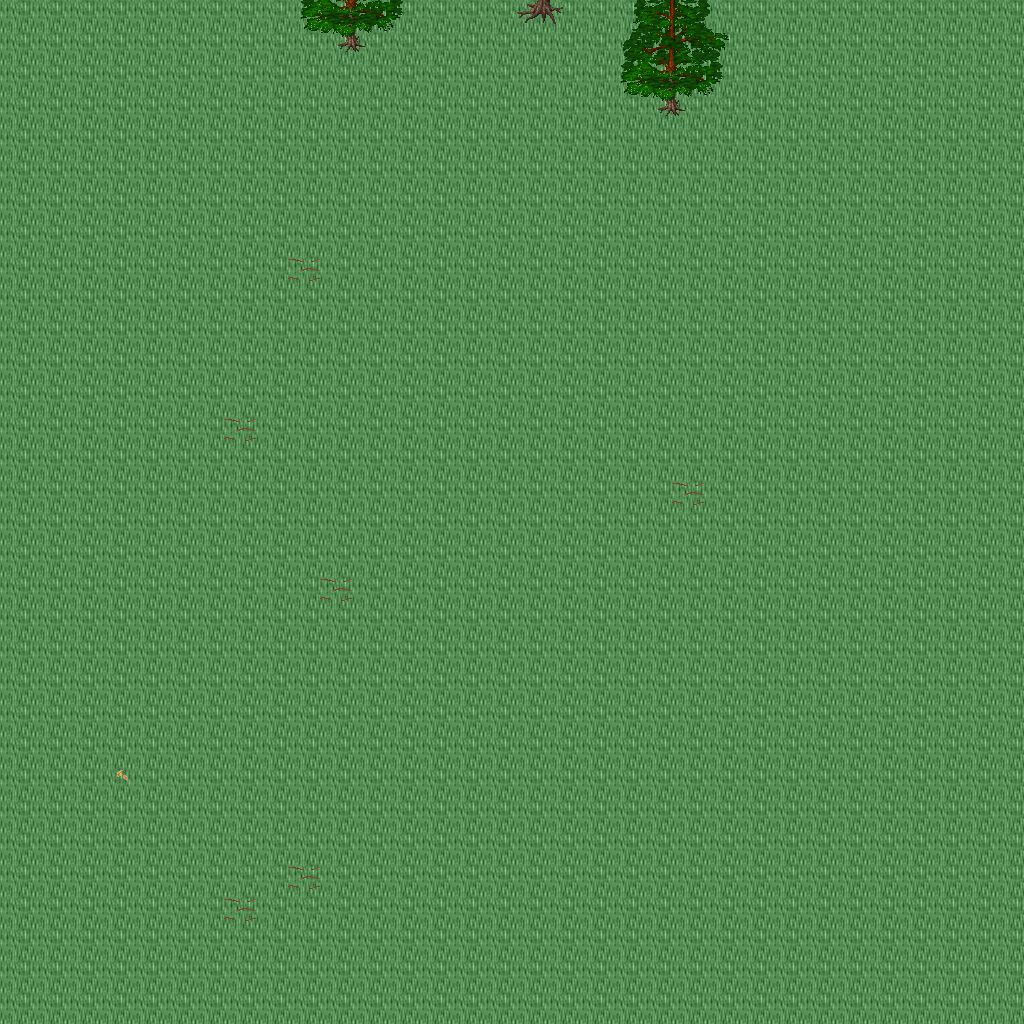

Tiled map render using the project's own tile images. Description and the map definition, with tile-layer contents summarised, below:
An orthogonal 32x32 tile map with 32x32 px tiles, 5 tile layers (Ground, Objects, Objects2, Above, ...), 1 hidden layer not drawn, 50 tilesets.

<map version="1.10" tiledversion="1.11.0" orientation="orthogonal" renderorder="right-down" width="32" height="32" tilewidth="32" tileheight="32" infinite="0" nextlayerid="11" nextobjectid="1">
 <tileset firstgid="1" name="ground_ground" tilewidth="32" tileheight="32" tilecount="33" columns="3">
  <image source="../drawable/ground_ground.png" width="96" height="352" />
 </tileset>
 <tileset firstgid="34" name="building_castle" tilewidth="32" tileheight="32" tilecount="320" columns="20">
  <image source="../drawable/building_castle.png" width="640" height="512" />
 </tileset>
 <tileset firstgid="354" name="furniture_carpet_carpets_2" tilewidth="32" tileheight="32" tilecount="20" columns="4">
  <image source="../drawable/furniture_carpet_carpets_2.png" width="128" height="160" />
 </tileset>
 <tileset firstgid="374" name="ground_indoor_tiles" tilewidth="32" tileheight="32" tilecount="8" columns="2">
  <image source="../drawable/ground_indoor_tiles.png" width="64" height="128" />
 </tileset>
 <tileset firstgid="382" name="building_entrance_int_iron_bars" tilewidth="32" tileheight="32" tilecount="12" columns="3">
  <image source="../drawable/building_entrance_int_iron_bars.png" width="96" height="128" />
 </tileset>
 <tileset firstgid="394" name="plant_bush_hedge" tilewidth="32" tileheight="32" tilecount="35" columns="5">
  <image source="../drawable/plant_bush_hedge.png" width="160" height="224" />
 </tileset>
 <tileset firstgid="429" name="building_church" tilewidth="32" tileheight="32" tilecount="56" columns="8">
  <image source="../drawable/building_church.png" width="256" height="224" />
 </tileset>
 <tileset firstgid="485" name="logic_collision" tilewidth="32" tileheight="32" tilecount="1" columns="1">
  <image source="../drawable/logic_collision.png" width="32" height="32" />
 </tileset>
 <tileset firstgid="486" name="logic_item_vegetable" tilewidth="32" tileheight="32" tilecount="16" columns="8">
  <image source="../drawable/logic_item_vegetable.png" width="256" height="64" />
 </tileset>
 <tileset firstgid="502" name="ground_rock_rocks" tilewidth="32" tileheight="32" tilecount="4" columns="2">
  <image source="../drawable/ground_rock_rocks.png" width="64" height="64" />
 </tileset>
 <tileset firstgid="506" name="item_corpse_huge_animal" tilewidth="32" tileheight="32" tilecount="16" columns="2">
  <image source="../drawable/item_corpse_huge_animal.png" width="64" height="256" />
 </tileset>
 <tileset firstgid="522" name="plant_tree_dead_tree_4" tilewidth="32" tileheight="32" tilecount="20" columns="4">
  <image source="../drawable/plant_tree_dead_tree_4.png" width="128" height="160" />
 </tileset>
 <tileset firstgid="542" name="logic_creature_undead" tilewidth="32" tileheight="32" tilecount="16" columns="8">
  <image source="../drawable/logic_creature_undead.png" width="256" height="64" />
 </tileset>
 <tileset firstgid="558" name="plant_tree_dead_tree_2" tilewidth="32" tileheight="32" tilecount="20" columns="4">
  <image source="../drawable/plant_tree_dead_tree_2.png" width="128" height="160" />
 </tileset>
 <tileset firstgid="578" name="item_gothic_headstone_2" tilewidth="32" tileheight="32" tilecount="3" columns="1">
  <image source="../drawable/item_gothic_headstone_2.png" width="32" height="96" />
 </tileset>
 <tileset firstgid="581" name="building_house_3" tilewidth="32" tileheight="32" tilecount="48" columns="6">
  <image source="../drawable/building_house_3.png" width="192" height="256" />
 </tileset>
 <tileset firstgid="629" name="object_scarecrow" tilewidth="32" tileheight="32" tilecount="2" columns="1">
  <image source="../drawable/object_scarecrow.png" width="32" height="64" />
 </tileset>
 <tileset firstgid="631" name="plant_tree_fall_trees" tilewidth="32" tileheight="32" tilecount="40" columns="8">
  <image source="../drawable/plant_tree_fall_trees.png" width="256" height="160" />
 </tileset>
 <tileset firstgid="671" name="logic_creature_undead_fallen" tilewidth="32" tileheight="32" tilecount="16" columns="8">
  <image source="../drawable/logic_creature_undead_fallen.png" width="256" height="64" />
 </tileset>
 <tileset firstgid="687" name="building_decoration_orbpedestal" tilewidth="32" tileheight="32" tilecount="2" columns="1">
  <image source="../drawable/building_decoration_orbpedestal.png" width="32" height="64" />
 </tileset>
 <tileset firstgid="689" name="ground_rock_rocks_3" tilewidth="32" tileheight="32" tilecount="16" columns="4">
  <image source="../drawable/ground_rock_rocks_3.png" width="128" height="128" />
 </tileset>
 <tileset firstgid="705" name="plant_tree_chestnut_tree" tilewidth="32" tileheight="32" tilecount="20" columns="4">
  <image source="../drawable/plant_tree_chestnut_tree.png" width="128" height="160" />
 </tileset>
 <tileset firstgid="725" name="plant_stump_hollow_logs" tilewidth="32" tileheight="32" tilecount="6" columns="3">
  <image source="../drawable/plant_stump_hollow_logs.png" width="96" height="64" />
 </tileset>
 <tileset firstgid="731" name="logic_creature_golem" tilewidth="32" tileheight="32" tilecount="4" columns="4">
  <image source="../drawable/logic_creature_golem.png" width="128" height="32" />
 </tileset>
 <tileset firstgid="735" name="ground_grass_edges" tilewidth="32" tileheight="32" tilecount="36" columns="12">
  <image source="../drawable/ground_grass_edges.png" width="384" height="96" />
 </tileset>
 <tileset firstgid="771" name="ground_grass_corners" tilewidth="32" tileheight="32" tilecount="24" columns="6">
  <image source="../drawable/ground_grass_corners.png" width="192" height="128" />
 </tileset>
 <tileset firstgid="795" name="ground_water_pool" tilewidth="32" tileheight="32" tilecount="72" columns="3">
  <image source="../drawable/ground_water_pool.png" width="96" height="768" />
 </tileset>
 <tileset firstgid="867" name="ground_earth_edges" tilewidth="32" tileheight="32" tilecount="18" columns="6">
  <image source="../drawable/ground_earth_edges.png" width="192" height="96" />
 </tileset>
 <tileset firstgid="885" name="logic_creature_ent" tilewidth="32" tileheight="32" tilecount="4" columns="4">
  <image source="../drawable/logic_creature_ent.png" width="128" height="32" />
 </tileset>
 <tileset firstgid="889" name="plant_leaves" tilewidth="32" tileheight="32" tilecount="8" columns="4">
  <image source="../drawable/plant_leaves.png" width="128" height="64" />
 </tileset>
 <tileset firstgid="897" name="object_well_hoist" tilewidth="32" tileheight="32" tilecount="9" columns="3">
  <image source="../drawable/object_well_hoist.png" width="96" height="96" />
 </tileset>
 <tileset firstgid="906" name="building_stairs_grey_stone_stairs_down" tilewidth="32" tileheight="32" tilecount="6" columns="3">
  <image source="../drawable/building_stairs_grey_stone_stairs_down.png" width="96" height="64" />
 </tileset>
 <tileset firstgid="912" name="ground_green_paving" tilewidth="32" tileheight="32" tilecount="18" columns="3">
  <image source="../drawable/ground_green_paving.png" width="96" height="192" />
 </tileset>
 <tileset firstgid="930" name="plant_tree_tree_darkgreen" tilewidth="32" tileheight="32" tilecount="88" columns="8">
  <image source="../drawable/plant_tree_tree_darkgreen.png" width="256" height="352" />
 </tileset>
 <tileset firstgid="1018" name="light_dim_light_7x5" tilewidth="32" tileheight="32" tilecount="35" columns="7">
  <image source="../drawable/light_dim_light_7x5.png" width="224" height="160" />
 </tileset>
 <tileset firstgid="1053" name="furniture_light_lamp_bronze" tilewidth="32" tileheight="32" tilecount="3" columns="1">
  <image source="../drawable/furniture_light_lamp_bronze.png" width="32" height="96" />
 </tileset>
 <tileset firstgid="1056" name="light_light_5x5" tilewidth="32" tileheight="32" tilecount="25" columns="5">
  <image source="../drawable/light_light_5x5.png" width="160" height="160" />
 </tileset>
 <tileset firstgid="1081" name="plant_tree_pine_tree" tilewidth="32" tileheight="32" tilecount="20" columns="4">
  <image source="../drawable/plant_tree_pine_tree.png" width="128" height="160" />
 </tileset>
 <tileset firstgid="1101" name="plant_tree_pine_tree_1" tilewidth="32" tileheight="32" tilecount="20" columns="4">
  <image source="../drawable/plant_tree_pine_tree_1.png" width="128" height="160" />
 </tileset>
 <tileset firstgid="1121" name="furniture_chair_bench_wooden" tilewidth="32" tileheight="32" tilecount="8" columns="2">
  <image source="../drawable/furniture_chair_bench_wooden.png" width="64" height="128" />
 </tileset>
 <tileset firstgid="1129" name="plant_flower_flowers_mixed" tilewidth="32" tileheight="32" tilecount="16" columns="4">
  <image source="../drawable/plant_flower_flowers_mixed.png" width="128" height="128" />
 </tileset>
 <tileset firstgid="1145" name="building_thatched_roof_cottage1" tilewidth="32" tileheight="32" tilecount="20" columns="4">
  <image source="../drawable/building_thatched_roof_cottage1.png" width="128" height="160" />
 </tileset>
 <tileset firstgid="1165" name="item_blood_floor_stain" tilewidth="32" tileheight="32" tilecount="1" columns="1">
  <image source="../drawable/item_blood_floor_stain.png" width="32" height="32" />
 </tileset>
 <tileset firstgid="1166" name="item_firewood" tilewidth="32" tileheight="32" tilecount="12" columns="3">
  <image source="../drawable/item_firewood.png" width="96" height="128" />
 </tileset>
 <tileset firstgid="1178" name="item_gothic_headstone_1" tilewidth="32" tileheight="32" tilecount="1" columns="1">
  <image source="../drawable/item_gothic_headstone_1.png" width="32" height="32" />
 </tileset>
 <tileset firstgid="1179" name="item_gothic_tiny_headstone" tilewidth="32" tileheight="32" tilecount="1" columns="1">
  <image source="../drawable/item_gothic_tiny_headstone.png" width="32" height="32" />
 </tileset>
 <tileset firstgid="1180" name="plant_mosses" tilewidth="32" tileheight="32" tilecount="16" columns="4">
  <image source="../drawable/plant_mosses.png" width="128" height="128" />
 </tileset>
 <tileset firstgid="1196" name="building_fence_wooden_brown_fence" tilewidth="32" tileheight="32" tilecount="42" columns="7">
  <image source="../drawable/building_fence_wooden_brown_fence.png" width="224" height="192" />
 </tileset>
 <tileset firstgid="1238" name="logic_creature_undead_skeleton" tilewidth="32" tileheight="32" tilecount="6" columns="6">
  <image source="../drawable/logic_creature_undead_skeleton.png" width="192" height="32" />
 </tileset>
 <tileset firstgid="1244" name="logic_creature_undead_specter" tilewidth="32" tileheight="32" tilecount="6" columns="6">
  <image source="../drawable/logic_creature_undead_specter.png" width="192" height="32" />
 </tileset>
 <layer id="1" name="Ground" width="32" height="32">
  <data>[1024 cells, 1024 non-empty, 1 distinct tile ids]</data>
 </layer>
 <layer id="2" name="Objects" width="32" height="32">
  <data>[1024 cells, 13 non-empty, 6 distinct tile ids]</data>
 </layer>
 <layer id="3" name="Objects2" width="32" height="32">
  <data>[1024 cells, 0 non-empty, 0 distinct tile ids]</data>
 </layer>
 <layer id="4" name="Above" width="32" height="32">
  <data>[1024 cells, 12 non-empty, 12 distinct tile ids]</data>
 </layer>
 <layer id="5" name="Above2" width="32" height="32">
  <data>[1024 cells, 4 non-empty, 4 distinct tile ids]</data>
 </layer>
 <layer id="6" name="Walkable" width="32" height="32" visible="0">
  <data>[1024 cells, 6 non-empty, 1 distinct tile ids]</data>
 </layer>
 <objectgroup id="7" name="Mapevents" />
 <objectgroup id="8" name="Spawn" />
 <objectgroup id="9" name="Keys" />
 <objectgroup id="10" name="Replace" />
</map>
